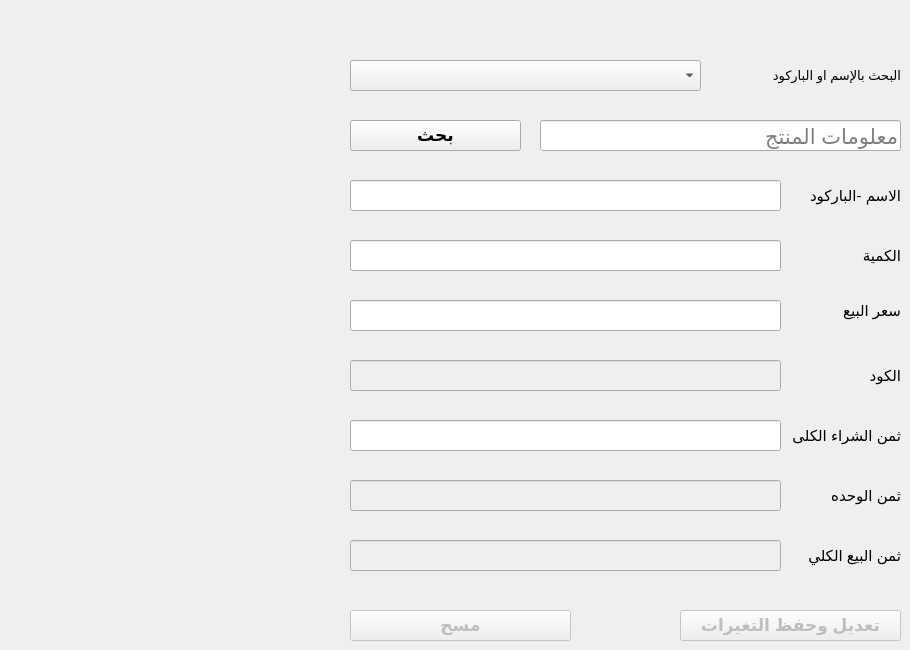
      <widget class="QWidget" name="tab_4">
       <attribute name="title">
        <string>تعديل ومسح منتج</string>
       </attribute>
       <widget class="QLineEdit" name="lineEdit_11">
        <property name="enabled">
         <bool>false</bool>
        </property>
        <property name="geometry">
         <rect>
          <x>350</x>
          <y>360</y>
          <width>431</width>
          <height>31</height>
         </rect>
        </property>
        <property name="layoutDirection">
         <enum>Qt::RightToLeft</enum>
        </property>
       </widget>
       <widget class="QLineEdit" name="lineEdit_12">
        <property name="enabled">
         <bool>false</bool>
        </property>
        <property name="geometry">
         <rect>
          <x>350</x>
          <y>540</y>
          <width>431</width>
          <height>31</height>
         </rect>
        </property>
        <property name="layoutDirection">
         <enum>Qt::RightToLeft</enum>
        </property>
       </widget>
       <widget class="QLineEdit" name="lineEdit_13">
        <property name="geometry">
         <rect>
          <x>540</x>
          <y>120</y>
          <width>361</width>
          <height>31</height>
         </rect>
        </property>
        <property name="font">
         <font>
          <pointsize>16</pointsize>
          <weight>50</weight>
          <bold>false</bold>
         </font>
        </property>
        <property name="alignment">
         <set>Qt::AlignBottom|Qt::AlignLeading|Qt::AlignLeft</set>
        </property>
        <property name="placeholderText">
         <string>معلومات المنتج</string>
        </property>
       </widget>
       <widget class="QLineEdit" name="lineEdit_14">
        <property name="enabled">
         <bool>true</bool>
        </property>
        <property name="geometry">
         <rect>
          <x>350</x>
          <y>420</y>
          <width>431</width>
          <height>31</height>
         </rect>
        </property>
        <property name="layoutDirection">
         <enum>Qt::RightToLeft</enum>
        </property>
       </widget>
       <widget class="QLineEdit" name="lineEdit_18">
        <property name="geometry">
         <rect>
          <x>350</x>
          <y>240</y>
          <width>431</width>
          <height>31</height>
         </rect>
        </property>
        <property name="layoutDirection">
         <enum>Qt::RightToLeft</enum>
        </property>
       </widget>
       <widget class="QPushButton" name="pushButton_4">
        <property name="geometry">
         <rect>
          <x>350</x>
          <y>120</y>
          <width>171</width>
          <height>31</height>
         </rect>
        </property>
        <property name="font">
         <font>
          <pointsize>13</pointsize>
          <weight>75</weight>
          <bold>true</bold>
         </font>
        </property>
        <property name="text">
         <string>بحث</string>
        </property>
       </widget>
       <widget class="QLineEdit" name="lineEdit_20">
        <property name="enabled">
         <bool>false</bool>
        </property>
        <property name="geometry">
         <rect>
          <x>350</x>
          <y>480</y>
          <width>431</width>
          <height>31</height>
         </rect>
        </property>
        <property name="layoutDirection">
         <enum>Qt::RightToLeft</enum>
        </property>
       </widget>
       <widget class="QLineEdit" name="lineEdit_26">
        <property name="geometry">
         <rect>
          <x>350</x>
          <y>300</y>
          <width>431</width>
          <height>31</height>
         </rect>
        </property>
        <property name="layoutDirection">
         <enum>Qt::RightToLeft</enum>
        </property>
       </widget>
       <widget class="QLabel" name="label_10">
        <property name="geometry">
         <rect>
          <x>790</x>
          <y>540</y>
          <width>111</width>
          <height>31</height>
         </rect>
        </property>
        <property name="font">
         <font>
          <family>Segoe UI</family>
          <pointsize>11</pointsize>
         </font>
        </property>
        <property name="text">
         <string>ثمن البيع الكلي</string>
        </property>
       </widget>
       <widget class="QLabel" name="label_11">
        <property name="geometry">
         <rect>
          <x>820</x>
          <y>360</y>
          <width>81</width>
          <height>31</height>
         </rect>
        </property>
        <property name="font">
         <font>
          <family>Segoe UI</family>
          <pointsize>11</pointsize>
         </font>
        </property>
        <property name="text">
         <string>الكود </string>
        </property>
       </widget>
       <widget class="QLabel" name="label_12">
        <property name="geometry">
         <rect>
          <x>790</x>
          <y>420</y>
          <width>111</width>
          <height>31</height>
         </rect>
        </property>
        <property name="font">
         <font>
          <family>Segoe UI</family>
          <pointsize>11</pointsize>
         </font>
        </property>
        <property name="text">
         <string>ثمن الشراء الكلى</string>
        </property>
       </widget>
       <widget class="QLabel" name="label_13">
        <property name="geometry">
         <rect>
          <x>820</x>
          <y>240</y>
          <width>81</width>
          <height>31</height>
         </rect>
        </property>
        <property name="font">
         <font>
          <family>Segoe UI</family>
          <pointsize>11</pointsize>
         </font>
        </property>
        <property name="text">
         <string>الكمية</string>
        </property>
       </widget>
       <widget class="QLabel" name="label_17">
        <property name="geometry">
         <rect>
          <x>820</x>
          <y>290</y>
          <width>81</width>
          <height>41</height>
         </rect>
        </property>
        <property name="font">
         <font>
          <family>Segoe UI</family>
          <pointsize>11</pointsize>
         </font>
        </property>
        <property name="text">
         <string>سعر البيع</string>
        </property>
       </widget>
       <widget class="QLabel" name="label_25">
        <property name="geometry">
         <rect>
          <x>820</x>
          <y>480</y>
          <width>81</width>
          <height>31</height>
         </rect>
        </property>
        <property name="font">
         <font>
          <family>Segoe UI</family>
          <pointsize>11</pointsize>
         </font>
        </property>
        <property name="text">
         <string>ثمن الوحده</string>
        </property>
       </widget>
       <widget class="QPushButton" name="pushButton_8">
        <property name="enabled">
         <bool>false</bool>
        </property>
        <property name="geometry">
         <rect>
          <x>680</x>
          <y>610</y>
          <width>221</width>
          <height>31</height>
         </rect>
        </property>
        <property name="font">
         <font>
          <pointsize>13</pointsize>
          <weight>75</weight>
          <bold>true</bold>
         </font>
        </property>
        <property name="text">
         <string>تعديل وحفظ التغيرات</string>
        </property>
       </widget>
       <widget class="QPushButton" name="pushButton_9">
        <property name="enabled">
         <bool>false</bool>
        </property>
        <property name="geometry">
         <rect>
          <x>350</x>
          <y>610</y>
          <width>221</width>
          <height>31</height>
         </rect>
        </property>
        <property name="font">
         <font>
          <pointsize>13</pointsize>
          <weight>75</weight>
          <bold>true</bold>
         </font>
        </property>
        <property name="text">
         <string>مسح</string>
        </property>
       </widget>
       <widget class="QLineEdit" name="lineEdit_28">
        <property name="geometry">
         <rect>
          <x>350</x>
          <y>180</y>
          <width>431</width>
          <height>31</height>
         </rect>
        </property>
       </widget>
       <widget class="QLabel" name="label_19">
        <property name="geometry">
         <rect>
          <x>790</x>
          <y>180</y>
          <width>111</width>
          <height>31</height>
         </rect>
        </property>
        <property name="font">
         <font>
          <family>Segoe UI</family>
          <pointsize>11</pointsize>
         </font>
        </property>
        <property name="text">
         <string>الاسم -الباركود</string>
        </property>
       </widget>
       <widget class="QComboBox" name="comboBox_4">
        <property name="geometry">
         <rect>
          <x>350</x>
          <y>60</y>
          <width>351</width>
          <height>31</height>
         </rect>
        </property>
        <property name="font">
         <font>
          <pointsize>13</pointsize>
          <weight>75</weight>
          <italic>false</italic>
          <bold>true</bold>
          <strikeout>false</strikeout>
          <stylestrategy>PreferAntialias</stylestrategy>
          <kerning>true</kerning>
         </font>
        </property>
        <item>
         <property name="text">
          <string/>
         </property>
        </item>
        <item>
         <property name="text">
          <string>بحث بالإسم</string>
         </property>
        </item>
        <item>
         <property name="text">
          <string>بحث بالباركود</string>
         </property>
        </item>
       </widget>
       <widget class="QLabel" name="label_29">
        <property name="geometry">
         <rect>
          <x>760</x>
          <y>50</y>
          <width>141</width>
          <height>51</height>
         </rect>
        </property>
        <property name="font">
         <font>
          <pointsize>10</pointsize>
         </font>
        </property>
        <property name="text">
         <string>البحث بالإسم او الباركود</string>
        </property>
       </widget>
      </widget>
